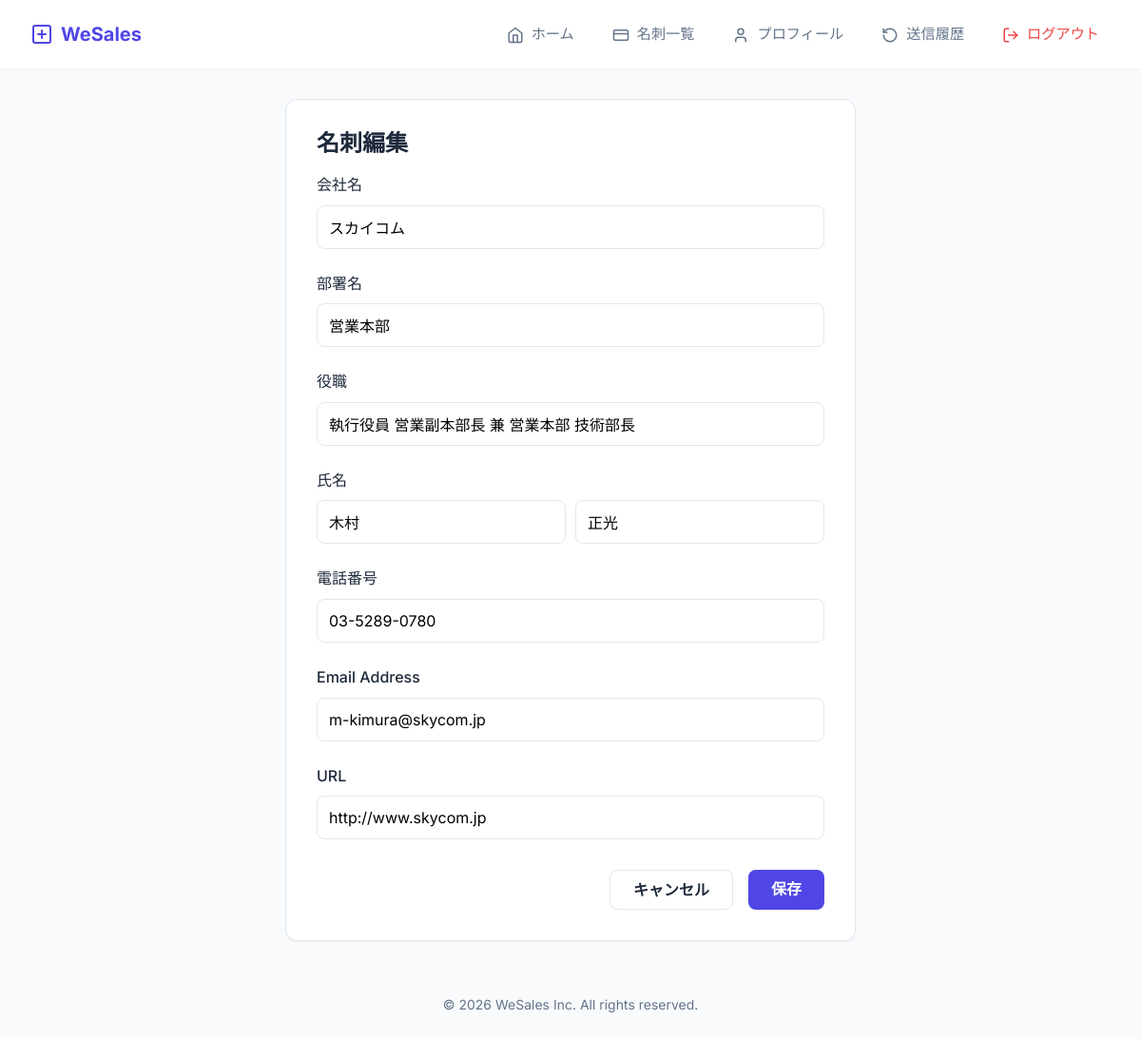
Page /cards/44/edit (signed in) on the committed database.
### models.py (models this page shows, shortened)
class Card(db.Model):
    id = db.Column(db.Integer, primary_key=True)
    user_id = db.Column(db.Integer, db.ForeignKey("user.id"), nullable=False)
    image_path = db.Column(db.String(200))
    company_name = db.Column(db.String(100))
    department_name = db.Column(db.String(100))
    job_title = db.Column(db.String(100))
    last_name = db.Column(db.String(100))
    first_name = db.Column(db.String(100))
    phone_number = db.Column(db.String(20))
    email = db.Column(db.String(120))
    url = db.Column(db.String(200))
    created_at = db.Column(db.DateTime, default=datetime.now)
    user = db.relationship("User", backref=db.backref("cards", lazy=True))
    @property
    def person_name(self):
        return f"{self.last_name or ''} {self.first_name or ''}".strip()

### routes/cards.py (the view, shortened to what this page needs)
@cards_bp.route("/cards/<int:card_id>/edit", methods=["GET", "POST"])
@login_required
def card_edit(card_id):
    card = db.session.get(Card, card_id)
    if not card:
        abort(404)
    if not current_user.is_admin and card.user_id != current_user.id:
        abort(403)
    return render_template("card_edit.html", card=card)

### app.py (called while the page is built)
def create_app(config_class=Config):
    app = Flask(__name__)
    app.config.from_object(config_class)
    db.init_app(app)
    bcrypt.init_app(app)
    csrf.init_app(app)
    login_manager.init_app(app)
    @login_manager.user_loader
    def load_user(user_id):
        return User.query.get(int(user_id))
    @app.context_processor
    def inject_now():
        return {"now": datetime.now(timezone.utc)}
    from routes.auth import auth_bp
    from routes.main import main_bp
    from routes.cards import cards_bp
    from routes.history import history_bp
    from routes.admin import admin_bp
    from routes.import_routes import import_bp
    app.register_blueprint(auth_bp)
    app.register_blueprint(main_bp)
    app.register_blueprint(cards_bp)
    app.register_blueprint(history_bp)
    app.register_blueprint(admin_bp)
    app.register_blueprint(import_bp)
    return app

### Templates/card_edit.html (shortened to what this page needs)
{% extends "base.html" %}
{% block content %}
<div class="card" style="max-width: 600px; margin: 0 auto;">
    <h2>名刺編集</h2>
    <form method="POST">
        <div class="form-group">
            <label for="company_name">会社名</label>
            <input type="text" id="company_name" name="company_name" value="{{ card.company_name or '' }}">
        </div>
        <div class="form-group">
            <label for="department_name">部署名</label>
            <input type="text" id="department_name" name="department_name" value="{{ card.department_name or '' }}">
        </div>
        <div class="form-group">
            <label for="job_title">役職</label>
            <input type="text" id="job_title" name="job_title" value="{{ card.job_title or '' }}">
        </div>
        <div class="form-group">
            <label>氏名</label>
            <div style="display: flex; gap: 10px;">
                <input type="text" id="last_name" name="last_name" value="{{ card.last_name or '' }}" placeholder="姓"
                    class="form-control">
                <input type="text" id="first_name" name="first_name" value="{{ card.first_name or '' }}" placeholder="名"
                    class="form-control">
            </div>
        </div>
        <div class="form-group">
            <label for="phone_number">電話番号</label>
            <input type="text" id="phone_number" name="phone_number" value="{{ card.phone_number or '' }}">
        </div>
        <div class="form-group">
            <label for="email">Email Address</label>
            <input type="email" id="email" name="email" value="{{ card.email or '' }}">
        </div>
        <div class="form-group">
            <label for="url">URL</label>
            <input type="url" id="url" name="url" value="{{ card.url or '' }}">
        </div>
        <div style="display: flex; gap: 1rem; justify-content: flex-end; margin-top: 2rem;">
            <a href="{{ url_for('cards.card_detail', card_id=card.id) }}" class="btn btn-secondary">キャンセル</a>
            <button type="submit" class="btn btn-primary">保存</button>
        </div>
    </form>
</div>
{% endblock %}

### static/css/style.css (style rules this page uses)
:root { --primary-color: #4f46e5; --primary-hover: #4338ca; --secondary-color: #64748b; --background-color: #f8fafc; --surface-color: #ffffff; --text-color: #1e293b; --text-muted: #64748b; --border-color: #e2e8f0; --success-color: #10b981; --danger-color: #ef4444; --font-family: 'Inter', system-ui, -apple-system, sans-serif; --spacing-xs: 0.25rem; --spacing-sm: 0.5rem; --spacing-md: 1rem; --spacing-lg: 1.5rem; --spacing-xl: 2rem; --radius-sm: 0.375rem; --radius-md: 0.5rem; --radius-lg: 0.75rem; --shadow-sm: 0 1px 2px 0 rgb(0 0 0 / 0.05); --shadow-md: 0 4px 6px -1px rgb(0 0 0 / 0.1), 0 2px 4px -2px rgb(0 0 0 / 0.1); --shadow-lg: 0 10px 15px -3px rgb(0 0 0 / 0.1), 0 4px 6px -4px rgb(0 0 0 / 0.1); }
* { box-sizing: border-box; margin: 0; padding: 0; }
body { font-family: var(--font-family); background-color: var(--background-color); color: var(--text-color); line-height: 1.6; display: flex; flex-direction: column; min-height: 100vh; }
a { color: var(--primary-color); text-decoration: none; transition: color 0.2s; }
h1, h2, h3, h4, h5, h6 { color: var(--text-color); font-weight: 700; line-height: 1.2; margin-bottom: var(--spacing-md); }
h2 { font-size: 1.5rem; }
.card { background-color: var(--surface-color); border-radius: var(--radius-lg); box-shadow: var(--shadow-sm); padding: var(--spacing-xl); border: 1px solid var(--border-color); margin-bottom: var(--spacing-lg); }
.btn { display: inline-flex; justify-content: center; align-items: center; padding: 0.75rem 1.5rem; border-radius: var(--radius-md); font-weight: 600; cursor: pointer; transition: all 0.2s; border: none; font-size: 1rem; line-height: 1; }
.btn-primary { background-color: var(--primary-color); color: white; }
.btn-secondary { background-color: var(--surface-color); color: var(--text-color); border: 1px solid var(--border-color); }
.form-group { margin-bottom: var(--spacing-lg); }
label { display: block; margin-bottom: var(--spacing-sm); font-weight: 500; color: var(--text-color); }
input[type="text"], input[type="email"], input[type="password"], input[type="url"], input[type="number"], textarea, select { width: 100%; padding: 0.75rem; border: 1px solid var(--border-color); border-radius: var(--radius-md); font-family: inherit; font-size: 1rem; transition: border-color 0.2s, box-shadow 0.2s; }

### rows in the picture
Card: company_name "スカイコム", department_name "営業本部", job_title "執行役員 営業副本部長 兼 営業本部 技術部長", last_name "木村", first_name "正光", phone_number "03-5289-0780", email "m-kimura@skycom.jp", url "http://www.skycom.jp"
